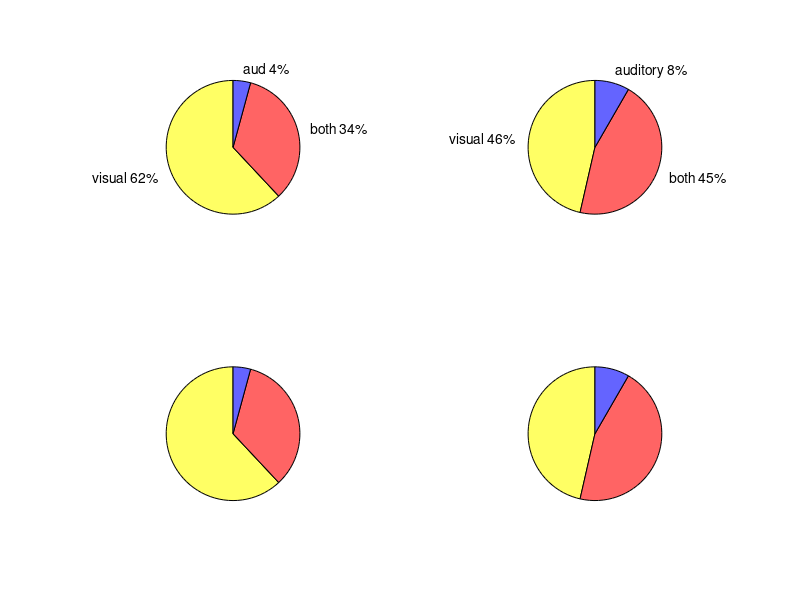

This chart was generated by the following MATLAB code:
%Pie Charts of V1 and V2 Distribution
%
%Written by D.M. Brady 10/25/2010

%V1
figure(1)
subplot(2,2,1)
title('NgR V1 Distribution')
distro.V1 = [44 (16+8) 3];
percentage.visual = round(distro.V1(1)./sum(distro.V1)*100);
percentage.both = round(distro.V1(2)./sum(distro.V1)*100);
percentage.aud = round(distro.V1(3)./sum(distro.V1)*100);
LABELS = {['visual ' num2str(percentage.visual) '%'] ['both ' num2str(percentage.both) '%']...
    ['aud ' num2str(percentage.aud) '%']};

pie(distro.V1,LABELS);
colormap([1 1 100/255; 1 100/255 100/255; 100/255 100/255 1]);

subplot(2,2,3)
LABELS = {['' ] ['']...
    ['']};

pie(distro.V1,LABELS);
colormap([1 1 100/255; 1 100/255 100/255; 100/255 100/255 1]);

%saveas(figure(1),'NgR Ex Pie','pdf')


% V2
subplot(2,2,2)
title('NgR V2 Distribution')
distro.V2 = [39 (27+11) 7];
percentage.visual = round(distro.V2(1)./sum(distro.V2)*100);
percentage.both = round(distro.V2(2)./sum(distro.V2)*100);
percentage.aud = round(distro.V2(3)./sum(distro.V2)*100);
LABELS = {['visual ' num2str(percentage.visual) '%'] ['both ' num2str(percentage.both) '%']...
    ['auditory ' num2str(percentage.aud) '%']};

pie(distro.V2,LABELS);
colormap([1 1 100/255; 1 100/255 100/255; 100/255 100/255 1]);


subplot(2,2,4)
LABELS = {[''] ['']...
    ['']};

pie(distro.V2,LABELS);
colormap([1 1 100/255; 1 100/255 100/255; 100/255 100/255 1]);